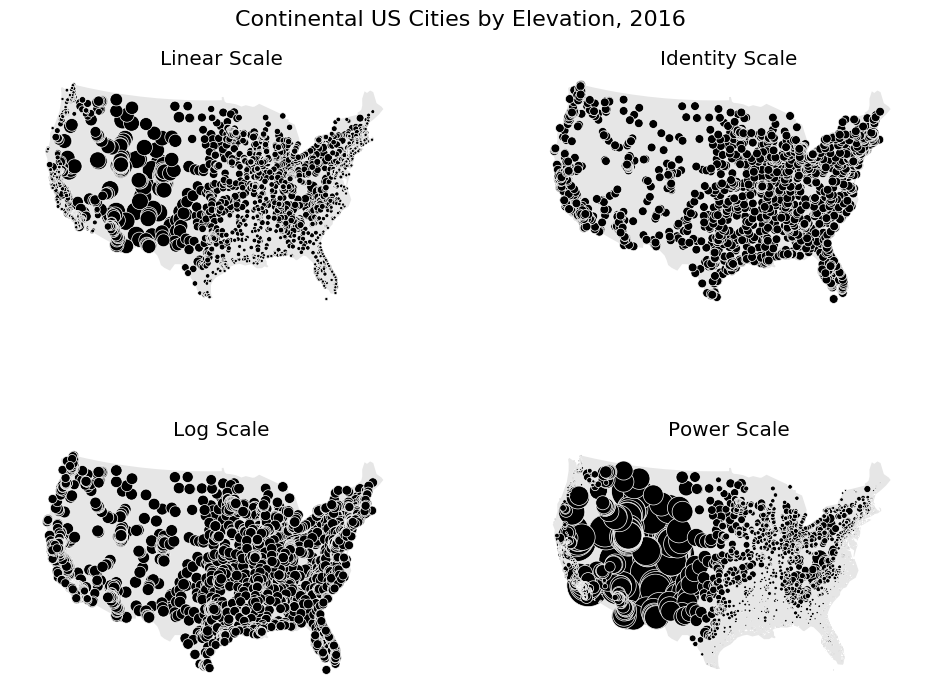

Source code (Python):
# This example plots United States cities by their elevation. Several different possible scaling functions for
# determining point size are demonstrated.


# Load the data.
import geopandas as gpd
from quilt.data.ResidentMario import geoplot_data

cities = gpd.read_file(geoplot_data.usa_cities())
contiguous_usa = gpd.read_file(geoplot_data.contiguous_usa())


# Plot the data.
import geoplot as gplt
import geoplot.crs as gcrs
import numpy as np
import matplotlib.pyplot as plt

f, axarr = plt.subplots(2, 2, figsize=(12, 8), subplot_kw={
    'projection': gcrs.AlbersEqualArea(central_longitude=-98, central_latitude=39.5)
})

polyplot_kwargs = {
    'projection': gcrs.AlbersEqualArea(), 'facecolor': (0.9, 0.9, 0.9),
    'zorder': -100, 'linewidth': 0
}
pointplot_kwargs = {
    'projection': gcrs.AlbersEqualArea(), 'scale': 'ELEV_IN_FT',
    'edgecolor': 'white', 'linewidth': 0.5, 'color': 'black'
}
ylim = (-1647757.3894385984, 1457718.4893930717)


# Our first plot is a default linear-scale one. We can see from the results that this is clearly the most appropriate
# one for this specific data.
gplt.polyplot(contiguous_usa.geometry, ax=axarr[0][0], **polyplot_kwargs)
gplt.pointplot(cities.query("POP_2010 > 10000"), ax=axarr[0][0], limits=(0.1, 10), **pointplot_kwargs)
axarr[0][0].set_title("Linear Scale")
axarr[0][0].set_ylim(ylim)


# Next, a trivial identity scale. This results in a plot where every city has the same size.
def identity_scale(minval, maxval):
    def scalar(val):
        return 2
    return scalar

gplt.polyplot(contiguous_usa.geometry, ax=axarr[0][1], **polyplot_kwargs)
gplt.pointplot(cities.query("POP_2010 > 10000"), ax=axarr[0][1], scale_func=identity_scale, **pointplot_kwargs)
axarr[0][1].set_title("Identity Scale")
axarr[0][1].set_ylim(ylim)


# A more interesting scale is the logarithmic scale. This scale works very well when the data in question is
# "log-linear", that is, it is distributed linearly with respect to its own logarithm. In our demonstratory case the
# data is linear and not logorithmic in shape, so this doesn't come out too well, but in other cases using the logorithm
# is the way to go.
def log_scale(minval, maxval):
    # The minimum value in this dataset is -112, so we need to adjust inputs.
    def scalar(val):
        val = val + abs(minval) + 1
        return np.log10(val)
    return scalar

gplt.polyplot(contiguous_usa.geometry, ax=axarr[1][0], **polyplot_kwargs)
gplt.pointplot(cities.query("POP_2010 > 10000"), ax=axarr[1][0], scale_func=log_scale, **pointplot_kwargs)
axarr[1][0].set_title("Log Scale")
axarr[1][0].set_ylim(ylim)


# Finally, our last demo, a power scale. This is useful for data that follows a power law distribution of some
# kind. Again, this doesn't work too well in our case, but this example is just meant for demonstration!
def power_scale(minval, maxval):
    # The minimum value in this dataset is -112, so we need to adjust inputs.
    def scalar(val):
        val = val + abs(minval) + 1
        return (val/1000)**2
    return scalar

gplt.polyplot(contiguous_usa.geometry, ax=axarr[1][1], **polyplot_kwargs)
gplt.pointplot(cities.query("POP_2010 > 10000"), ax=axarr[1][1], scale_func=power_scale, **pointplot_kwargs)
axarr[1][1].set_title("Power Scale")
axarr[1][1].set_ylim(ylim)


plt.suptitle('Continental US Cities by Elevation, 2016', fontsize=16)
plt.subplots_adjust(top=0.95)
plt.savefig("usa-city-elevations.png", bbox_inches='tight')